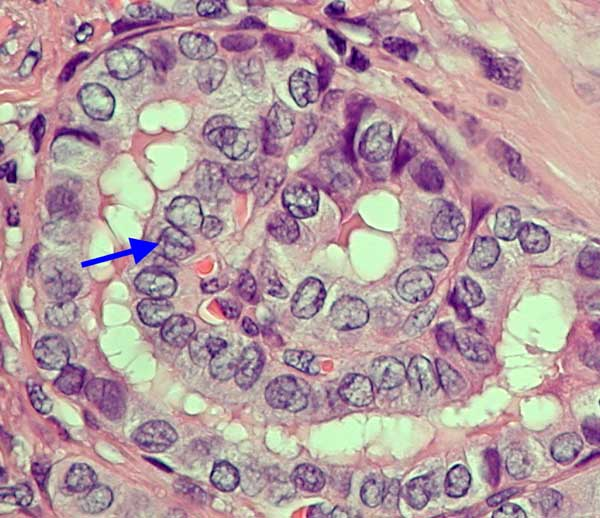
#> input picture Lab_Reports/Lab06/Cells.png, 600 x 518 px, given in place of Cells.jpg, which was not available
$ python ImageFilters.py
#> lines starting #> are read from the running program, lines starting #| are printed output that depends on the picture; after the words box and inside, x2 and y2 are one past the last pixel; in counts of white or black regions, pixels touching at a corner belong together; pictures that were not available may be replaced by others from this repository, and a replacement may not be noted
# -*- coding: utf-8 -*-
"""
Created on Thu Mar 29 14:44:20 2018

@author: Kerri-Ann Norton
Image Filters
"""

from PIL import Image, ImageEnhance

from matplotlib import pyplot
from numpy import array, dot, dstack, ones, random, uint8, zeros, exp, mgrid, sqrt
from scipy import ndimage

def pixmapToImage(pixmap, mode='RGB'):

  if pixmap.max() > 255:
    pixmap *= 255.0 / pixmap.max()

  pixmap = array(pixmap, uint8)
  img = Image.fromarray(pixmap, mode)

  return img


def imageToPixmapRGB(img):

  img2 = img.convert('RGB')
  w, h = img2.size
  data = img2.getdata()

  pixmap = array(data, float)
  pixmap = pixmap.reshape((h,w,3))

  return pixmap


def gammaAdjust(pixmap, gamma=1.0):

  pixmap = array(pixmap, float)/255.0
  pixmap = pixmap ** gamma
  pixmap *= 255

  return pixmap


def normalisePixmap(pixmap):

  pixmap -= pixmap.min()
  maxVal = pixmap.max()


  if maxVal > 0:
    pixmap *= 255.0 / maxVal

  return pixmap


def clipPixmapValues(pixmap, minimum=0, maximum=255):

  pixmap2 = pixmap.copy()
  grey = pixmap2.mean(axis=2)

  boolArray = grey < minimum
  indices = boolArray.nonzero()
  pixmap2[indices] = minimum

  boolArray = grey > maximum
  indices = boolArray.nonzero()
  pixmap2[indices] = maximum

  return pixmap2


def showHistogram(pixmap):

  grey = pixmap.mean(axis=2)
  values = grey.flatten().tolist()

  pyplot.hist(values, 256)
  pyplot.show()


def convolveMatrix2D(pixmap, matrix, mode='reflect'):

  matrix = array(matrix)

  if matrix.ndim != 2:
    raise Exception('Convolution matrix must be 2D')

  if pixmap.ndim not in (2,3):
    raise Exception('Pixmap must be 2D or 3D')

  if pixmap.ndim == 2:
    pixmap2 = ndimage.convolve(pixmap, matrix, mode=mode)

  else:
    layers = []

    for i in range(3):
      layer = ndimage.convolve(pixmap[:,:,i], matrix, mode=mode)
      layers.append(layer)

    pixmap2 = dstack(layers)


  return pixmap2


def sharpenPixmap(pixmap):

  matrix = [[-1,-1,-1],
            [-1, 8,-1],
            [-1,-1,-1]]

  grey = pixmap.mean(axis=2)

  pixmapEdge = convolveMatrix2D(grey, matrix)
  normalisePixmap(pixmapEdge)

  pixmapEdge -= pixmapEdge.mean()
  pixmapEdge = dstack([pixmapEdge, pixmapEdge, pixmapEdge])

  pixmapSharp = pixmap + pixmapEdge
  pixmapSharp = pixmapSharp.clip(0, 255)

  return pixmapSharp


def gaussFilter(pixmap, r=2, sigma=1.4):

  x, y = mgrid[-r:r+1, -r:r+1]

  s2 = 2.0 * sigma * sigma

  x2 = x * x / s2
  y2 = y * y / s2

  matrix = exp( -(x2 + y2))
  matrix /= matrix.sum()

  pixmap2 = convolveMatrix2D(pixmap,  matrix)

  return pixmap2


def sobelFilter(pixmap):

  matrix = array([[-1, 0, 1],
                  [-2, 0, 2],
                  [-1, 0, 1]])

  grey = pixmap.mean(axis=2)
  edgeX = convolveMatrix2D(grey, matrix)
  edgeY = convolveMatrix2D(grey, matrix.T)

  pixmap2 = sqrt(edgeX * edgeX + edgeY * edgeY)
  normalisePixmap(pixmap2) # Put min, max at 0, 255
  return pixmap2

if __name__ == '__main__':
    # Image adjustments and filters

  img = Image.open('examples/Cells.jpg')
#> img is the input picture: PIL image 600x518 RGB; mean R, G, B 180, 154.6, 159.6

  processObj = ImageEnhance.Contrast(img)
  img2 = processObj.enhance(2.0)
  img2.show()

  processObj = ImageEnhance.Sharpness(img)

  img2Sharp = processObj.enhance(4.0)
  img2Sharp.show()

  imgBlur = processObj.enhance(0.5)
  imgBlur.show()

  imgBrighter = ImageEnhance.Brightness(img).enhance(0.5)
  imgDull = ImageEnhance.Color(img).enhance(0.1)
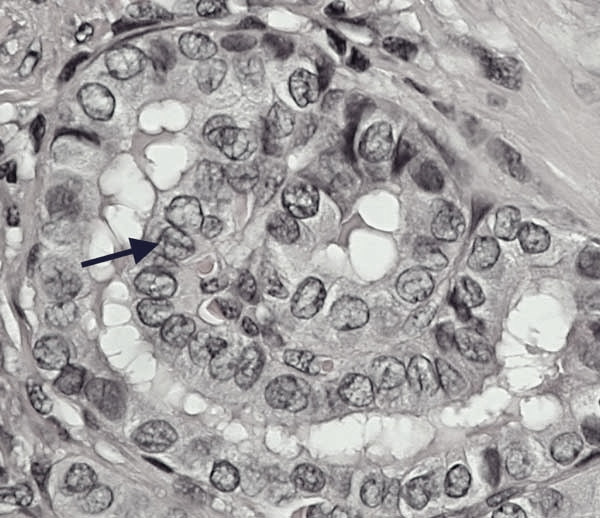
#> imgDull: PIL image 600x518 RGB; mean R, G, B 164.1, 161.5, 162


  # Image adjustments and histograms with NumPy

  img = Image.open('examples/Cells.jpg')
  pixmap = imageToPixmapRGB(img)

  showHistogram(pixmap)
#> in showHistogram, `values = grey.flatten().tolist()`: values = 310800 items

  pixmap2 = gammaAdjust(pixmap, 0.5)
  pixmap3 = clipPixmapValues(pixmap2, 0, 145)
#> in clipPixmapValues, `grey = pixmap2.mean(axis=2)`:
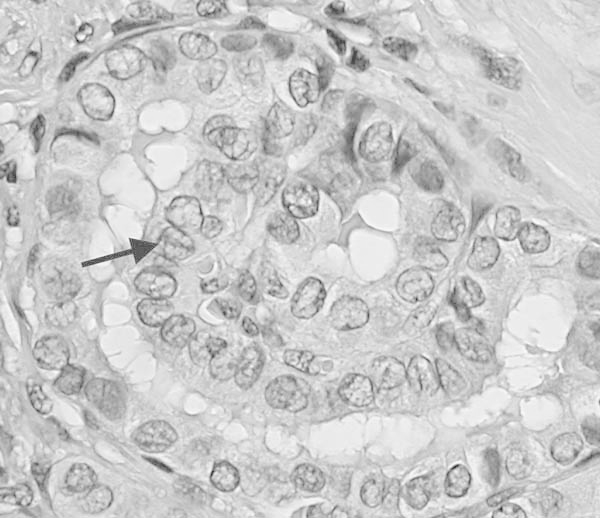
#> grey: shape (518, 600) float64; min 34.48, max 253.7, mean 203.1
#> in clipPixmapValues, `boolArray = grey < minimum`: boolArray: shape (518, 600) bool; every value is 0
#> in clipPixmapValues, `indices = boolArray.nonzero()`: indices = (empty array, empty array)
#> in clipPixmapValues, `boolArray = grey > maximum`:
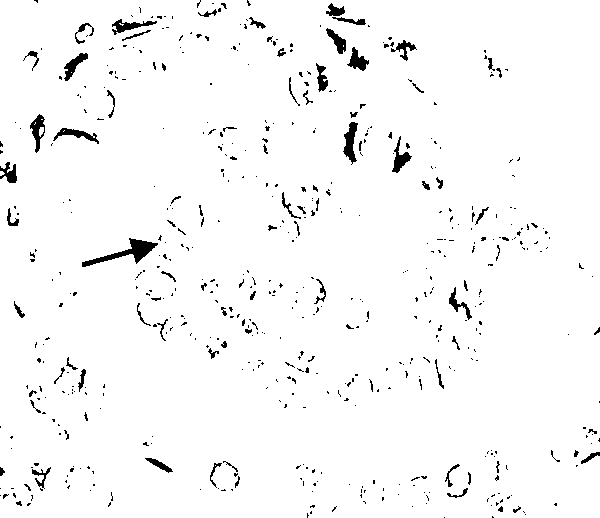
#> boolArray: shape (518, 600) bool; 97.1% white; 550 black regions (465 under 20 px), largest, box (x1, y1, x2, y2) and area: (82, 238, 158, 267) 629, (343, 122, 358, 165) 333, (30, 114, 45, 153) 270
#> in clipPixmapValues, `indices = boolArray.nonzero()`: indices = 301641 positions, rows 0 to 517, columns 0 to 599
  pixmap4 = normalisePixmap(pixmap3)
#> in normalisePixmap, `maxVal = pixmap.max()`: maxVal = 255

  pixmapToImage(pixmap4).show()

  # Image filters with NumPy/SciPy

  img = Image.open('examples/Cells.jpg')
  pixmap = imageToPixmapRGB(img)

  matrix = [[ 1, 1, 1],
            [ 1, 8, 1],
            [ 1, 1, 1]]

  pixmapBlur = convolveMatrix2D(pixmap, matrix)
#> after the loop in convolveMatrix2D, `for i in range(3):`: layers = 3 items
  pixmapBlur /= array(matrix).sum()

  pixmapToImage(pixmapBlur).show()

  img = Image.open('examples/Cells.jpg')
  imageToPixmapRGB(img)

  pixmap = sharpenPixmap(pixmap)
#> call 2 of convolveMatrix2D, with mode = 'reflect'
#> in convolveMatrix2D (call 2), `pixmap2 = ndimage.convolve(pixmap, matrix, mode=mode)`:
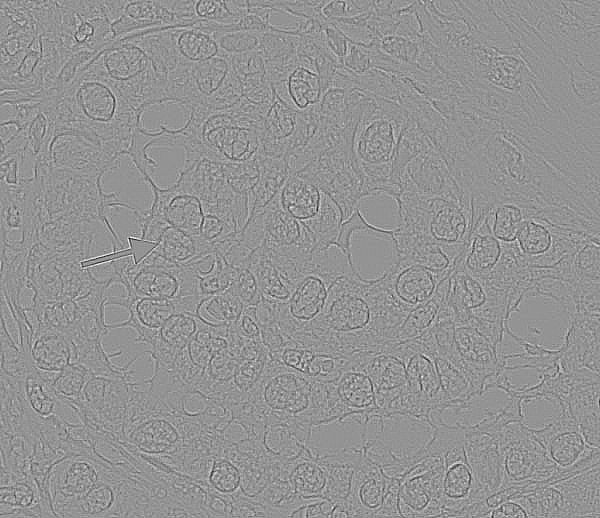
#> pixmap2: shape (518, 600) float64; min -593.7, max 432.3, mean 0; drawn with min black and max white
#> in sharpenPixmap, `pixmapSharp = pixmap + pixmapEdge`:
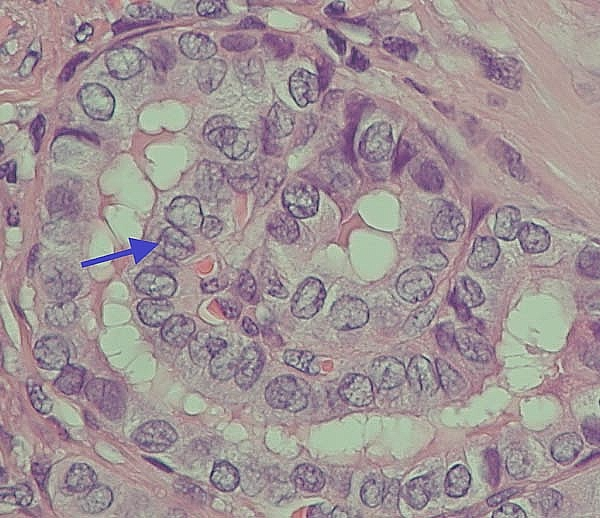
#> pixmapSharp: shape (518, 600, 3) float64; mean R, G, B 180, 154.6, 159.6; drawn with min black and max white
  pixmapToImage(pixmap).show()

  pixmap = gaussFilter(pixmap)
  pixmapToImage(pixmap).show()

  pixmapGrey = sobelFilter(pixmap)
#> call 4 of convolveMatrix2D, with matrix = array of shape (3, 3), mode = 'reflect'
#> in convolveMatrix2D (call 4), `pixmap2 = ndimage.convolve(pixmap, matrix, mode=mode)`:
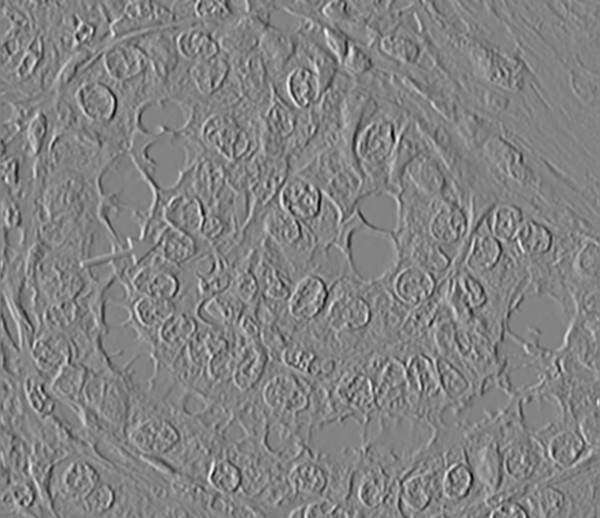
#> pixmap2: shape (518, 600) float64; min -455.8, max 432.3, mean -0.2; drawn with min black and max white
#> in sobelFilter, `pixmap2 = sqrt(edgeX * edgeX + edgeY * edgeY)`:
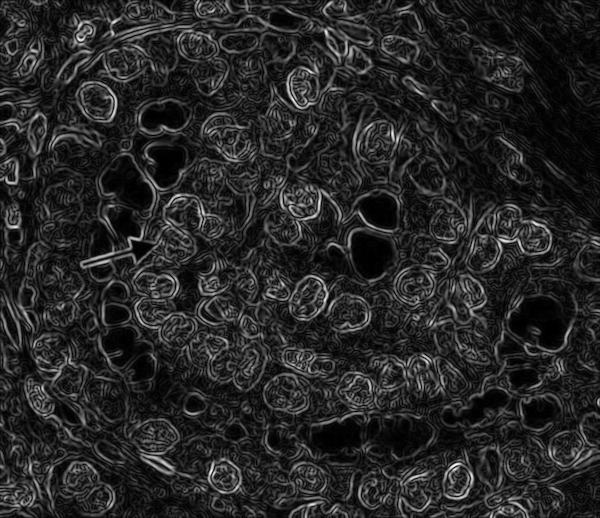
#> pixmap2: shape (518, 600) float64; min 2.84e-14, max 488.7, mean 74.4; drawn with min black and max white
  pixmapToImage(pixmapGrey, mode='L').show()
